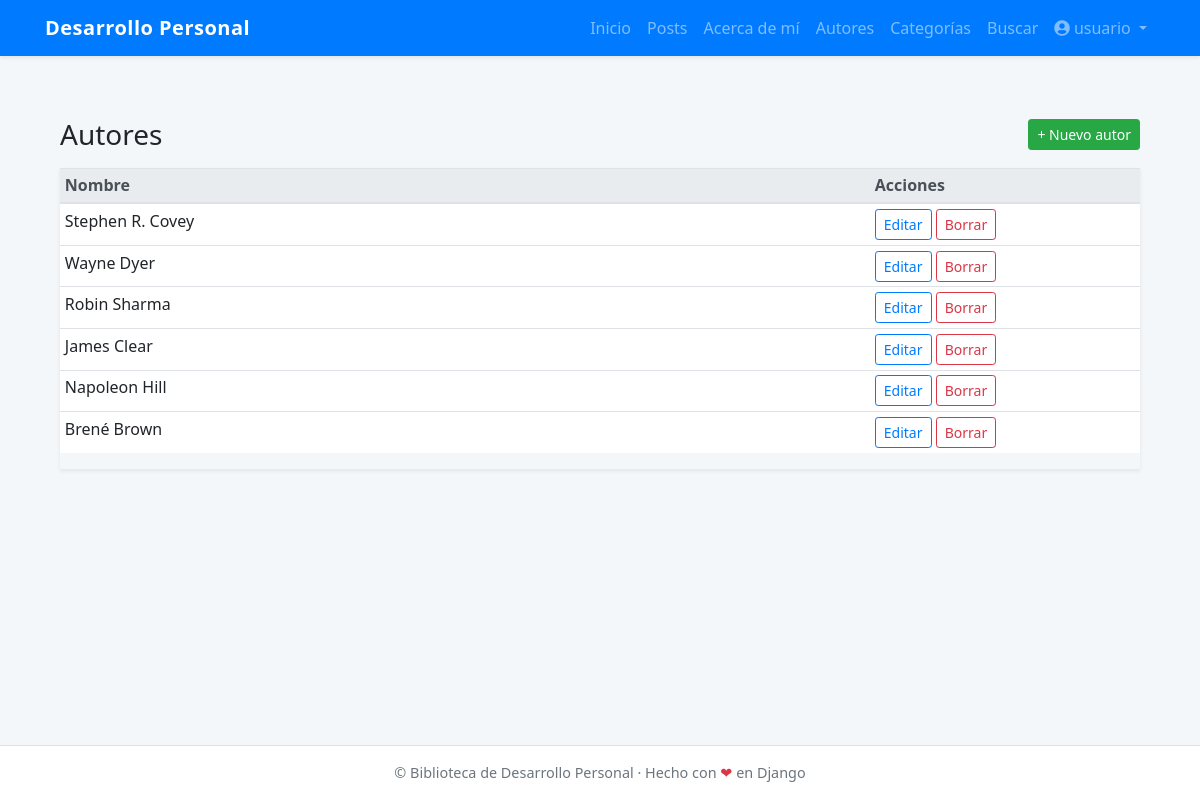
/authors/ (signed in), run on the app's committed database.
### core/models.py (models this page shows, shortened)
class Author(models.Model):
    name = models.CharField(max_length=100)

### core/views.py (the view)
# urls.py: path('authors/', AuthorListView.as_view(), name='author_list'),
class AuthorListView(BaseListView):
    model = Author
    template_name = 'core/author/author_list.html'
    context_object_name = 'authors'

### core/templates/core/author/author_list.html (shortened to what this page needs)
{% extends 'core/base.html' %}
{% block content %}
<div class="container pt-4 pb-2">
  <div class="d-flex justify-content-between align-items-center mb-3">
    <h1 class="h3 mb-0">Autores</h1>
    <a href="{% url 'author_create' %}" class="btn btn-success btn-sm">+ Nuevo autor</a>
  </div>
  {% if object_list %}
  <div class="table-responsive shadow-sm">
    <table class="table table-sm table-hover align-middle bg-white">
      <thead class="thead-light">
        <tr>
          <th class="w-75">Nombre</th>
          <th class="text-end">Acciones</th>
        </tr>
      </thead>
      <tbody>
        {% for author in object_list %}
        <tr>
          <td>{{ author.name }}</td>
          <td class="text-end">
            <a href="{% url 'author_edit' author.id %}" class="btn btn-sm btn-outline-primary me-1">Editar</a>
            <a href="{% url 'author_delete' author.id %}" class="btn btn-sm btn-outline-danger">Borrar</a>
          </td>
        </tr>
        {% endfor %}
      </tbody>
    </table>
  </div>
  {% else %}
  <div class="alert alert-info text-center">No hay autores aún.</div>
  {% endif %}
</div>
{% endblock %}

### core/templates/core/base.html (shortened to what this page needs)
<!DOCTYPE html>
<html lang="es">
  <head>
    <link rel="stylesheet" href="https://stackpath.bootstrapcdn.com/bootstrap/4.5.2/css/bootstrap.min.css" />
    <link rel="stylesheet" href="https://cdnjs.cloudflare.com/ajax/libs/font-awesome/5.15.4/css/all.min.css" />
  </head>
  <body>
    <nav class="navbar navbar-expand-lg navbar-dark bg-primary fixed-top shadow-sm">
      <div class="container">
        <a class="navbar-brand" href="{% url 'index' %}">Desarrollo Personal</a>
        <div class="collapse navbar-collapse" id="navbarNav">
          <ul class="navbar-nav ml-auto">
            <li class="nav-item">
              <a class="nav-link" href="{% url 'index' %}">Inicio</a>
            </li>
            <li class="nav-item">
              <a class="nav-link" href="{% url 'post_list' %}">Posts</a>
            </li>
            <li class="nav-item">
              <a class="nav-link" href="{% url 'about' %}">Acerca de mí</a>
            </li>
            {% if request.user.is_authenticated %}
            <li class="nav-item">
              <a class="nav-link" href="{% url 'author_list' %}">Autores</a>
            </li>
            <li class="nav-item">
              <a class="nav-link" href="{% url 'category_list' %}">Categorías</a>
            </li>
            <li class="nav-item">
              <a class="nav-link" href="{% url 'search' %}">Buscar</a>
            </li>
            <li class="nav-item dropdown">
              <a class="nav-link dropdown-toggle" href="#" id="userDropdown" role="button" data-toggle="dropdown" aria-haspopup="true" aria-expanded="false"> <i class="fas fa-user-circle"></i> {{ request.user.username }} </a>
            </li>
            {% endif %}
          </ul>
        </div>
      </div>
    </nav>
    <main role="main" class="container mt-4">
       {% block content %} {% endblock %}
    </main>
    <footer class="bg-white text-center text-muted border-top fixed-bottom">
      <div class="py-3"> © {{ now|date:"Y" }} Biblioteca de Desarrollo Personal · Hecho con <span class="text-danger">❤</span> en Django </div>
    </footer>
  </body>
</html>

### core/templates/core/base.html (style rules this page uses)
body { padding-top: 70px; padding-bottom: 70px; background-color: #f4f7f9; font-family: 'Segoe UI', sans-serif; }
.navbar-brand { font-weight: 600; letter-spacing: 0.5px; }
footer { font-size: 0.9rem; }

### data on the page
Author: name "Stephen R. Covey"
Author: name "Wayne Dyer"
Author: name "Robin Sharma"
Author: name "James Clear"
Author: name "Napoleon Hill"
Author: name "Brené Brown"

### other printed values
{{ request.user.username }} "usuario"
